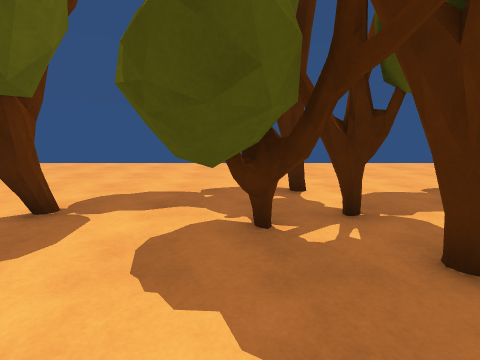
[1] (above)

20 first-person views from a walk through a scene from a Unity 3-D project. The camera is 1.4 m above the floor, tilts 10° down and sees 85° across. The floor is counted in squares, 1 m on a side. Each view is taken from the middle of a square. On the plan, view 1 faces up. The plan holds only what a view shows up to about 13 squares ahead; the rest is blank. The place goes on beyond the plan. Some animated figures are left out.

[2]
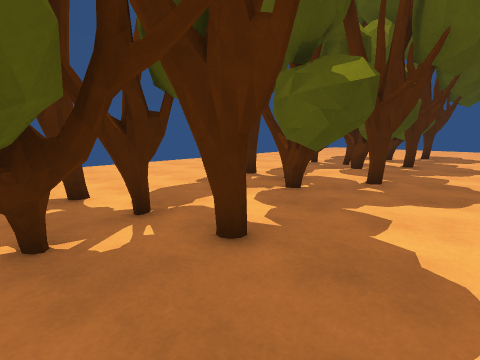

[3]
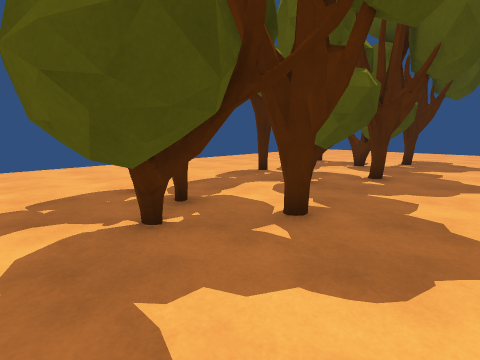

[4]
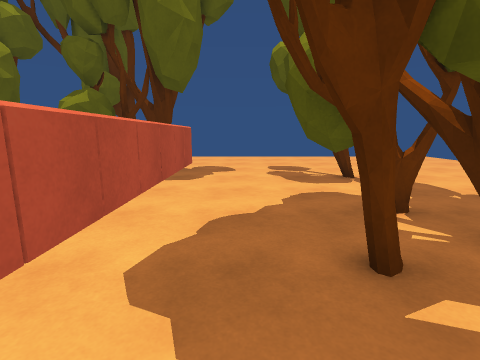

[5]
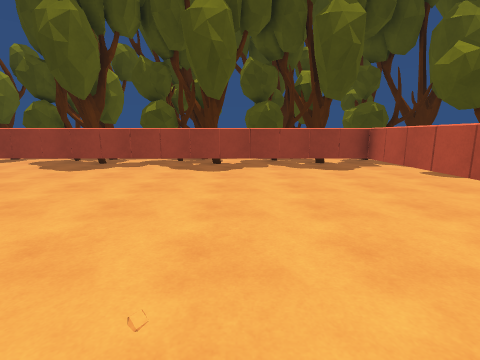

[6]
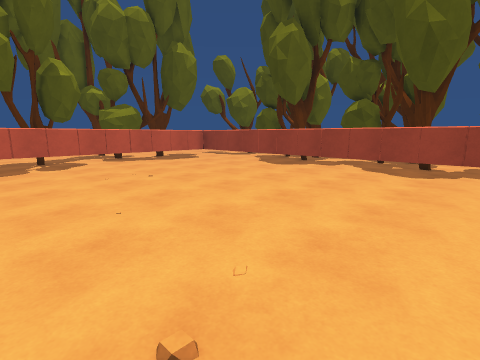

[7]
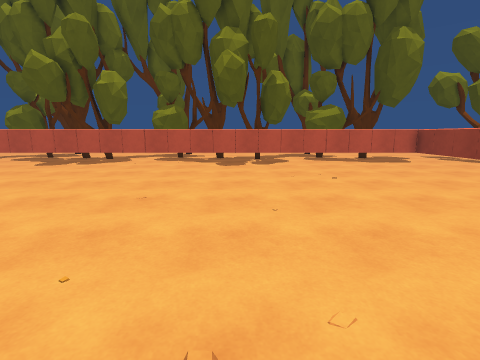

[8]
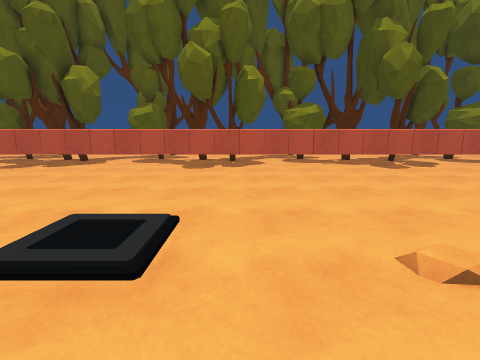

[9]
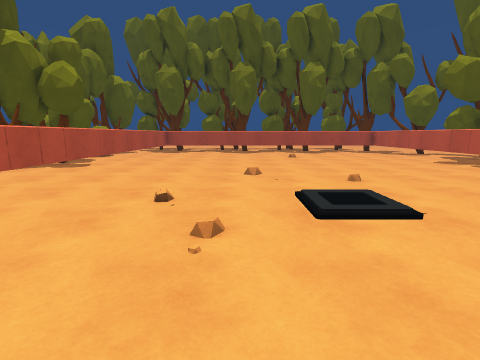

[10]
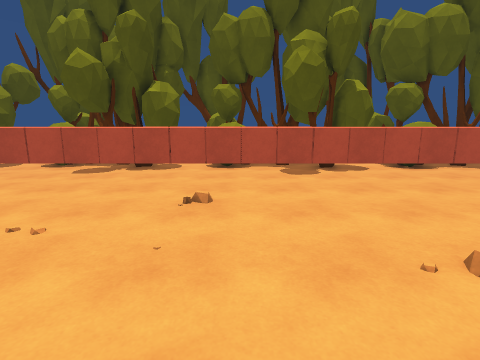

[11]
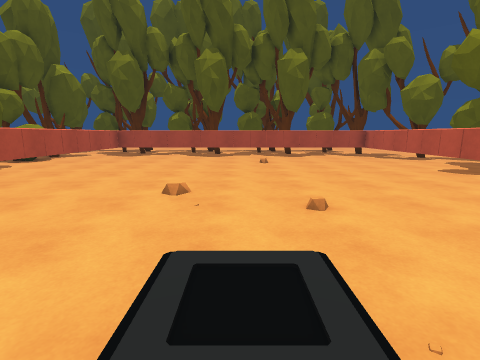

[12]
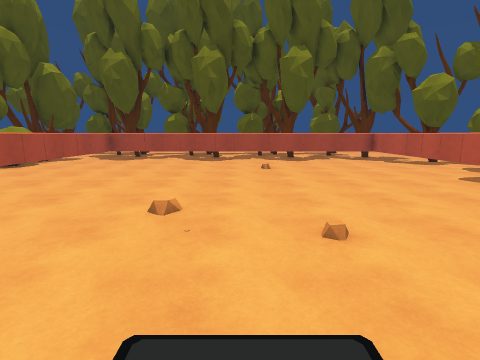

[13]
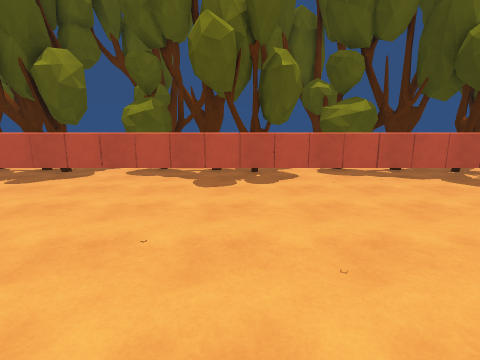

[14]
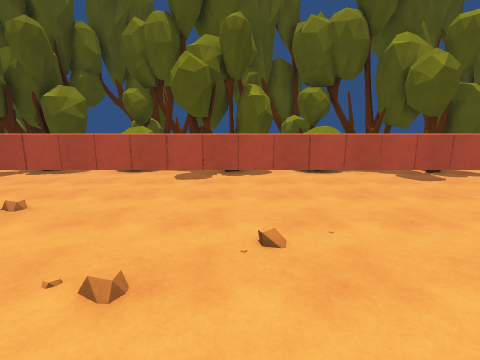

[15]
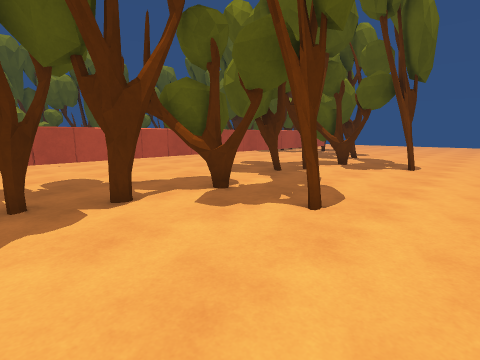

[16]
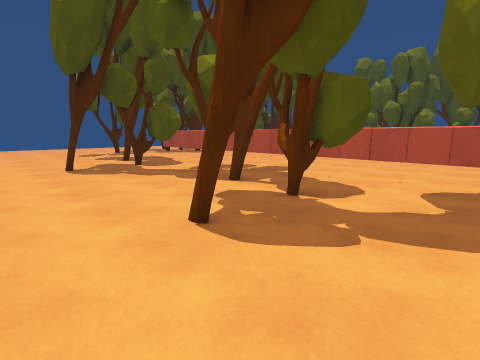

[17]
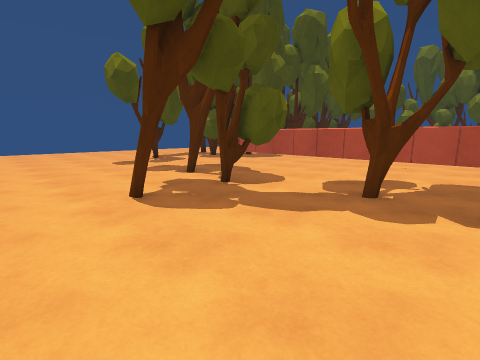

[18]
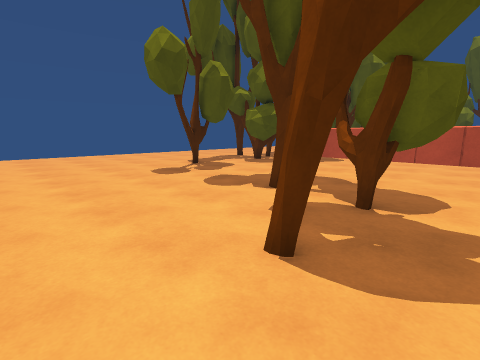

[19]
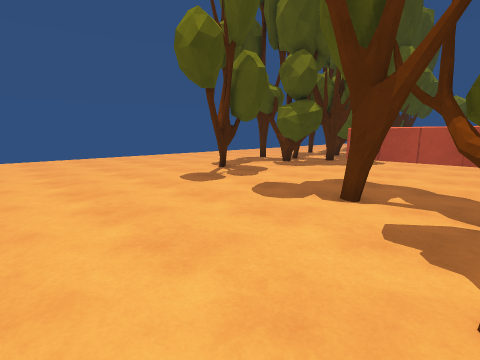

[20]
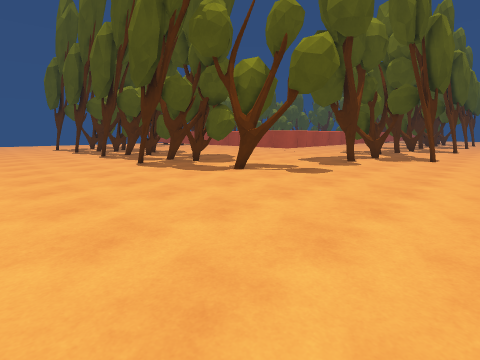

### Floor plan
Key: @ floor where view 1 was taken; . main floor; : floor 0.25 m higher than the main floor; / step, stairs or slope; T tree; O other object.
Columns run from 11 left of view 1 to 18 right of it. Each row starts with its distance up from view 1.
 12 ............  ......
 11  ...................
 10 ....................  ..
  9 .................... ....
  8 ..........................
  7 .......................T..
  6 ............T.... T....T  ..
  5 .......T...T......T... T...T.
  4 .......TT..TTT...TT..TTT..TT..
  3 ..........TTTT.TTTT.TTTTTTTTTT
  2 ..........TT.T..TTTT.T..T.....
  1 ..............................
  0 ...........@................
 -1 .........OOOOOOOOOOOOOOOO...
 -2 ......T..O...............O..T
 -3 ......T..O...............O..
 -4 ...T.TTT.O...............O..TT
 -5 ...T.TTT.O...............O...
 -6 .........O...............O..TT
 -7 .........O..................TT
 -8 ......TT.O...............O...T
 -9 .......T.O...............O.TTT
-10 ......T..O...............O..TT
-11 ......T..O...............O..TT
-12 .....TTT.O...............O....
-13 ...T.TTT.O...............O..TT
-14 ......T..O...............O..TT
-15  ........O...............O..TT
-16 . ....TT.O...............O...T
-17  ......T.O......////.....O.TT.
-18 ......T..O....../:/......O..TT
-19 ......T..O...............O.TT
-20 ...T.TTT.O...............O..
-21 ...T.TTT.O...............O..TT
-22 .........O...............O..TT
-23 .........O...............O..TT
-24 ......TT.O...............O..TT
-25 ......TT.O...............O.T..
-26 ......T..O...............O.TTT
-27 ......TT.O...............O.TT
-28  ..T.TTT.O...............O...
-29  .....TT.O...............O..T
-30  .... ...O...............O.TTT

Where each view was taken, in squares from view 1:
view 1: 0 up, 0 right, facing up
view 2: 0 up, 0 right, facing up-right
view 3: 0 up, 4 right, facing up-right
view 4: 1 up, 5 right, facing left
view 5: 10 down, 9 right, facing up
view 6: 10 down, 10 right, facing up-left
view 7: 9 down, 10 right, facing left
view 8: 16 down, 9 right, facing left
view 9: 13 down, 8 right, facing down
view 10: 14 down, 6 right, facing right
view 11: 16 down, 6 right, facing down
view 12: 17 down, 6 right, facing down
view 13: 17 down, 6 right, facing left
view 14: 18 down, 6 right, facing right
view 15: 16 down, 11 left, facing down-right
view 16: 16 down, 11 left, facing up-right
view 17: 10 down, 11 left, facing up-right
view 18: 6 down, 11 left, facing up-right
view 19: 4 down, 11 left, facing up-right
view 20: 12 up, 11 left, facing down-right
